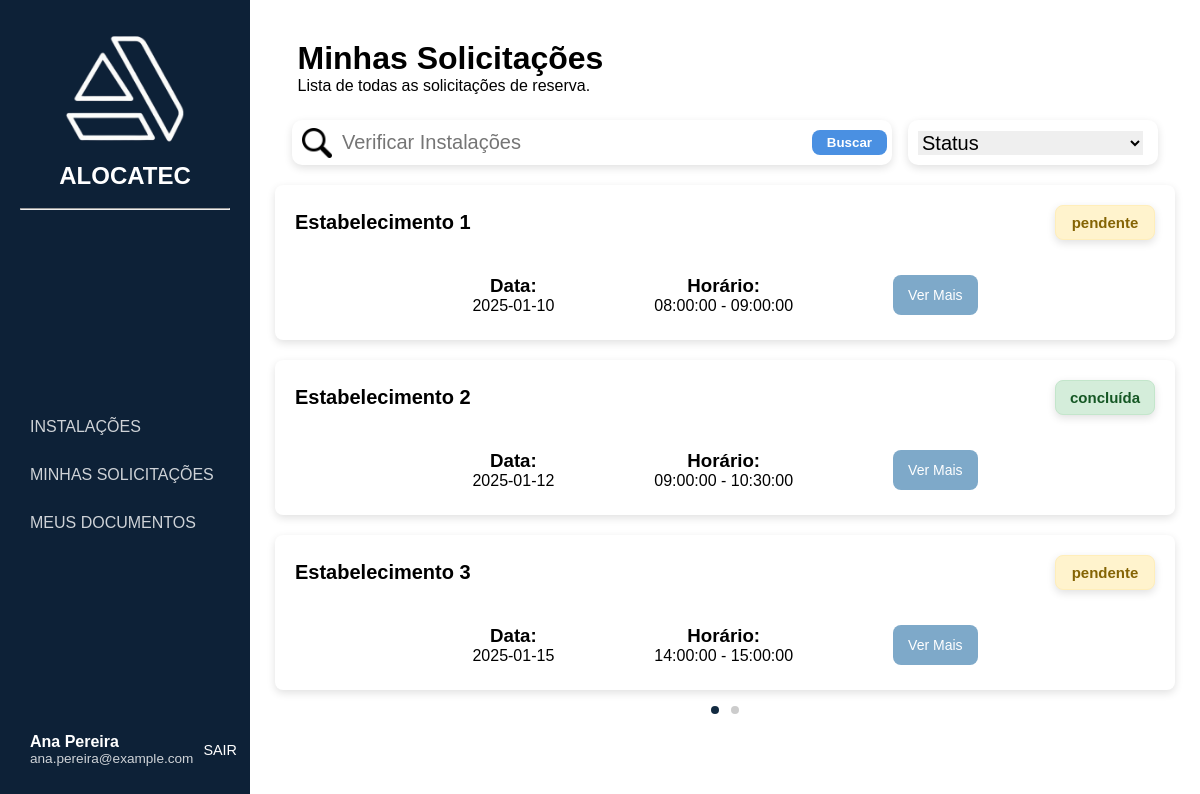
Screenshot of /pages/solicitacoes/solicitacoes.php (signed in) with the database file from the repository.
### tables this page shows
CREATE TABLE reserva (
    id_reserva INT AUTO_INCREMENT PRIMARY KEY,
    data DATE NOT NULL,
    horario_inicio TIME NOT NULL,
    horario_fim TIME NOT NULL,
    status ENUM('pendente', 'concluída', 'cancelada') NOT NULL,
    capacidade INT NOT NULL, 
     data_reserva DATETIME DEFAULT CURRENT_TIMESTAMP,
    id_usuario INT NOT NULL,
    id_estabelecimento INT NOT NULL,
    id_espaco INT NOT NULL,
    id_administrador INT NOT NULL,
    FOREIGN KEY (id_usuario) REFERENCES usuario(id_usuario),
    FOREIGN KEY (id_estabelecimento) REFERENCES estabelecimento(id_estabelecimento),
    FOREIGN KEY (id_espaco) REFERENCES espaco(id_espaco),
    FOREIGN KEY (id_administrador) REFERENCES administrador(id_administrador)
);

CREATE TABLE estabelecimento (
    id_estabelecimento INT AUTO_INCREMENT PRIMARY KEY,
    nome_est VARCHAR(100) NOT NULL,
    tipo ENUM('Vôlei','Futebol','Basquete','Piscina', 'Poliesportivo','Outros') NOT NULL,
    endereco VARCHAR(150) NOT NULL,
    numero NUMERIC(5) NOT NULL,
    bairro VARCHAR(150) NOT NULL,
    cep VARCHAR(10) NOT NULL,
    cidade VARCHAR(150) NOT NULL,
    complemento VARCHAR(150),
    uf VARCHAR(2) NOT NULL,
    status ENUM('Ativo', 'Inativo') NOT NULL,
    inicio TIME NOT NULL,
    termino TIME NOT NULL,
    disponibilidade ENUM('Seg-Sex', 'Sab-Dom', 'Seg-Dom') NOT NULL,
    id_administrador INT NOT NULL,
    FOREIGN KEY (id_administrador) REFERENCES administrador(id_administrador)
);

### login/login.php (called while the page is built, shortened)
<?php
if (session_status() === PHP_SESSION_NONE) {
class Store {
    public static function get($key) {
        return $_SESSION[$key] ?? null;
    }
}
}

### pages/solicitacoes/solicitacoes.php (the view, shortened to what this page needs)
<?php
require_once '../../login/login.php';
$usuario = Store::get('usuario');
?>
<!DOCTYPE html>
<html lang="pt-BR">
<head>
    <link rel="stylesheet" href="solicitacoes.css">
</head>
<body>
    <aside class="sidebar">
        <div class="logo">
            <div class="icone-logo">
                <img src="./img/logo.png" alt="Logo ALOCATEC">
            </div>
            <h2>ALOCATEC</h2>
            <br>
            <hr>
        </div>
        <nav>
            <ul>
                <li><a href="../instalacoes/instalacoes.php">INSTALAÇÕES</a></li>
                <li><a href="../solicitacoes/solicitacoes.php">MINHAS SOLICITAÇÕES</a></li>
                <li><a href="../documentos/meusdocumentos.php">MEUS DOCUMENTOS</a></li>
            </ul>
        </nav>
        <div class="user" data-usuario="<?= $usuario['id'] ?>"
             onclick="window.location.href='../perfil/perfil.php?usuario=<?= $usuario['id'] ?>'">
            <div class="user-info">
                <p class="nome"><?= htmlspecialchars($usuario['nome_usu']) ?></p>
                <p class="cargo"><?= htmlspecialchars($usuario['email']) ?></p>
            </div>
            <a href="../../login/logout.php" class="logout">SAIR</a>
        </div>
    </aside>
    <div class="content">
        <div class="page">
            <h1>Minhas Solicitações</h1>
            <p>Lista de todas as solicitações de reserva.</p>
        </div>
        <form method="GET" class="filters">
            <div class="search">
                <img src="./img/lupa.png" alt="Buscar">
                <input
                    type="text"
                    name="busca"
                    placeholder="Verificar Instalações"
                    value="<?= isset($_GET['busca']) ? htmlspecialchars($_GET['busca']) : '' ?>"
                />
                <button type="submit" class="btn-buscar">Buscar</button>
            </div>
            <div class="chip">
                <select name="status" onchange="this.form.submit()">
                    <option value="">Status</option>
                </select>
            </div>
        </form>
        <?php
        require_once '../../database/conexao_bd_mysql.php';
        $limite = 3;
        $onde_estou = isset($_GET['page']) ? max(1, intval($_GET['page'])) : 1;
        $linha_mysql = ($onde_estou - 1) * $limite;
        $statusFiltro = "";
        $buscaFiltro = "";
        $total_query = "
            SELECT COUNT(*) AS total
            FROM reserva R
            INNER JOIN estabelecimento E ON R.id_estabelecimento = E.id_estabelecimento
            WHERE 1=1
            $statusFiltro
            $buscaFiltro
        ";
        $total_result = mysqli_query($conexao_servidor_bd, $total_query);
        $total_row = mysqli_fetch_assoc($total_result);
        $total_pag = ceil($total_row['total'] / $limite);
        $sql_reserva = "
            SELECT
                R.id_reserva,
                R.data,
                R.horario_inicio,
                R.horario_fim,
                R.status,
                U.nome_usu AS usuario,
                E.nome_est AS nome_est
            FROM reserva R
            INNER JOIN usuario U ON R.id_usuario = U.id_usuario
            INNER JOIN estabelecimento E ON R.id_estabelecimento = E.id_estabelecimento
            WHERE 1=1
            $statusFiltro
            $buscaFiltro
            LIMIT $linha_mysql, $limite
        ";
        $result_reserva = mysqli_query($conexao_servidor_bd, $sql_reserva);
        $dados_reserva = mysqli_fetch_all($result_reserva, MYSQLI_ASSOC);
        if (!empty($dados_reserva)) {
            foreach ($dados_reserva as $reserva) {
                echo "
                <div class='solicitacao-card'>
                    <div class='topo-solicitacao'>
                        <div class='nome-espaco'>
                            <h2>". htmlspecialchars($reserva['nome_est']) ."</h2>
                        </div>
                        <div class='status-solicitacao ". htmlspecialchars($reserva['status']) ."'>
                            <h2>". htmlspecialchars($reserva['status']) ."</h2>
                        </div>
                    </div>
                    <div class='detalhes-solicitacao'>
                        <div class='detalhe'>
                            <h3>Data:</h3>
                            <p>". htmlspecialchars($reserva['data']) ."</p>
                        </div>
                        <div class='detalhe'>
                            <h3>Horário:</h3>
                            <p>". htmlspecialchars($reserva['horario_inicio']) ." - ". htmlspecialchars($reserva['horario_fim']) ."</p>
                        </div>
                        <button class='ver-mais-btn'
                            onclick=\"window.location.href='../detalhes_solicitacao/solicitacao.php?id=". htmlspecialchars($reserva['id_reserva']) ."'\">
                            Ver Mais
                        </button>
                    </div>
                </div>
                ";
            }
        } else {
            echo "<div class='erro'>
                    <h3>Nenhuma solicitação encontrada</h3>
                    <p>Tente alterar o filtro ou fazer uma nova busca.</p>
                </div>
";
        }
        ?>
        <div class="pagination-dots">
            <?php
                for ($i = 1; $i <= $total_pag; $i++):
                    $active = ($i == $onde_estou) ? "active" : "";
                    $url = "?page=$i";
            ?>
                <a href="<?= $url ?>" class="dot <?= $active ?>"></a>
            <?php endfor; ?>
        </div>
    </div>
</body>
</html>

### pages/solicitacoes/solicitacoes.css (style rules this page uses)
* { margin: 0; padding: 0; box-sizing: border-box; font-family: "Nunito", sans-serif; }
body { display: flex; height: 100vh; }
.sidebar { width: 250px; background: #0d2137; color: white; display: flex; flex-direction: column; justify-content: space-between; padding: 30px 20px; }
.logo { text-align: center; margin-bottom: 10px; }
.logo img { width: 120px; height: auto; }
.icone-logo { font-size: 40px; font-weight: bold; }
nav ul { list-style: none; }
nav ul li { padding: 15px 10px; cursor: pointer; opacity: 0.8; transition: 0.3s; }
a { text-decoration: none; color: white; }
.user { display: flex; align-items: center; gap: 10px; }
.user-info p { margin: 0; }
.nome { font-weight: bold; }
.cargo { font-size: 0.85rem; opacity: 0.8; }
.logout { margin-left: auto; color: #fff; font-size: 0.9rem; text-decoration: none; }
.content { flex: 1; background: #fff; padding: 20px 0; display: flex; flex-direction: column; align-items: center; }
.page { width: 90%; max-width: 900px; margin: 20px auto 10px auto; justify-content: space-between; }
.filters { margin-top: 15px; display: flex; justify-content: space-between; gap: 16px; align-items: center; padding: 0; }
.search { display: flex; align-items: center; gap: 10px; background: #fff; border-radius: 10px; height: 45px; width: 600px; box-shadow: 0 3px 8px rgba(0, 0, 0, 0.12); }
.search img { width: 30px; height: 30px; margin-left: 10px; }
.search input { border: none; outline: none; font-size: 20px; width: 100%; }
.btn-buscar { background: #4a90e2; color: #fff; border: none; padding: 5px 15px; border-radius: 8px; cursor: pointer; transition: 0.2s; font-weight: 600; margin-right: 5px; }
.chip { display: flex; align-items: center; gap: 15px; background: #fff; border-radius: 10px; height: 45px; width: 250px; box-shadow: 0 3px 8px rgba(0, 0, 0, 0.12); }
.chip select { border: none; outline: none; font-size: 20px; width: 90%; margin-left: 10px; }
.solicitacao-card { text-align: center; width: 100%; max-width: 900px; height: auto; border-radius: 8px; box-shadow: 0 3px 8px rgba(0, 0, 0, 0.12); background: #fff; padding: 15px; }
.topo-solicitacao { display: flex; justify-content: space-between; align-items: center; padding: 15px; }
.nome-espaco h2, .detalhes-solicitacao h2 { color: #000; }
.nome-espaco { width: 600px; }
.nome-espaco h2 { font-size: 20px; color: #000; text-align: justify; }
.solicitacao-card { margin-top: 20px; padding: 5px; border-radius: 8px; box-shadow: 0 3px 8px rgba(0, 0, 0, 0.12); background: #ffff; }
.status-solicitacao { width: 100px; height: 35px; display: flex; justify-content: center; align-items: center; border-radius: 8px; box-shadow: 0 3px 8px rgba(0, 0, 0, 0.12); color: inherit; }
.status-solicitacao h2 { font-size: 15px; margin: 0; text-align: center; color: inherit; }
.status-solicitacao.pendente { background-color: #fff3cd; color: #856404; border: 1px solid #ffeeba; }
.status-solicitacao.concluída { background-color: #d4edda; color: #155724; border: 1px solid #c3e6cb; }
.detalhes-solicitacao { display: flex; justify-content: center; gap: 100px; padding: 20px; }
.ver-mais-btn { background-color: #7ea9c9; color: #fff; border: none; border-radius: 8px; padding: 10px 15px; cursor: pointer; font-size: 14px; transition: background-color 0.3s; }
.pagination-dots { text-align: center; margin-top: 10px; }
.pagination-dots .dot { display: inline-block; width: 8px; height: 8px; border-radius: 50%; background-color: #ccc; margin: 0 4px; cursor: pointer; }
.pagination-dots .dot.active { background-color: #122a40; }

### rows the page displays
reserva: id_estabelecimento.nome_est "Estabelecimento 1", status "pendente", data "2025-01-10", horario_inicio "08:00:00", horario_fim "09:00:00"
reserva: id_estabelecimento.nome_est "Estabelecimento 2", status "concluída", data "2025-01-12", horario_inicio "09:00:00", horario_fim "10:30:00"
reserva: id_estabelecimento.nome_est "Estabelecimento 3", status "pendente", data "2025-01-15", horario_inicio "14:00:00", horario_fim "15:00:00"

### other values shown
$usuario['nome_usu'] "Ana Pereira"
$usuario['email'] "ana.pereira@example.com"
